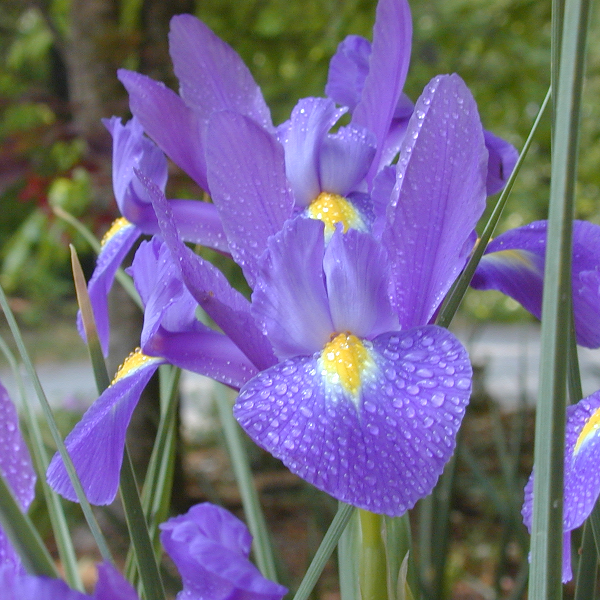
%> input picture DIPUM2E_International_Original_Book_Images/DIPUM2E_International_Original_Book_Images/DIPUM2E_International_Ed_CH06_Images/Fig0604(a).tif, 600 x 600 px
$ octave e5_4.m   (GNU Octave 9; MATLAB toolbox functions it lacks are replaced by stand-ins)
%> lines starting %> are read from the running program, lines starting %| are printed output that depends on the picture
clc,clear,close all;
f = imread('Fig0604(a).tif');
%> f is the input picture: size 600x600x3 uint8; mean R, G, B 115.1, 105.9, 137
fp = padarray(f, [40 40], 255, 'both');
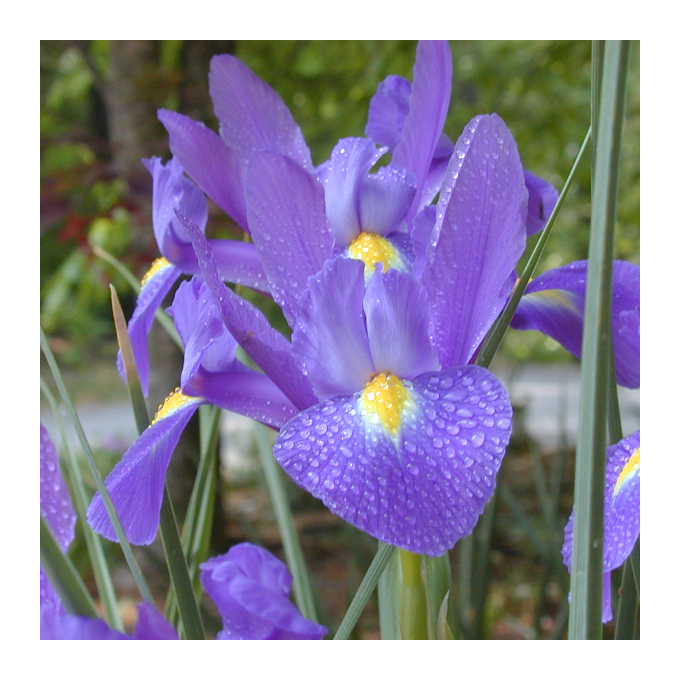
%> fp: size 680x680x3 uint8; mean R, G, B 146.1, 138.9, 163.2
fp = padarray(fp, [4 4], 230, 'both');
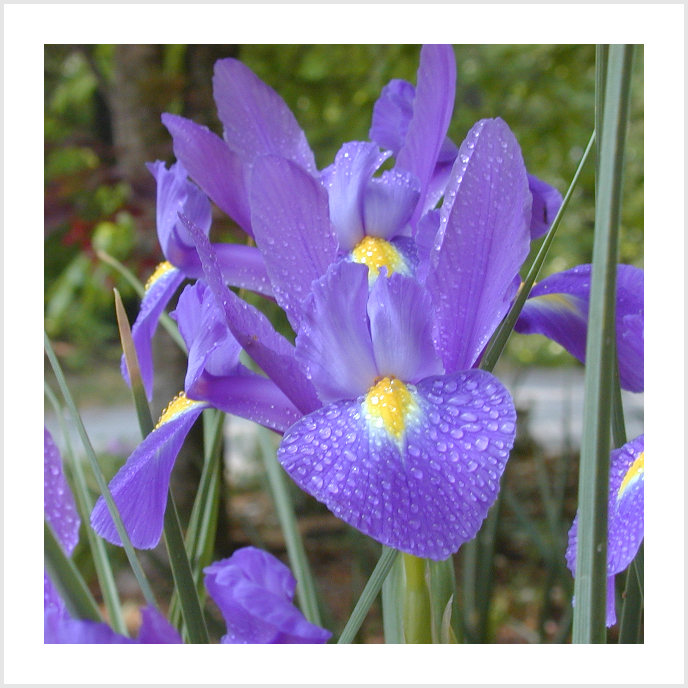
%> fp: size 688x688x3 uint8; mean R, G, B 148, 141, 164.7
figure
subplot(121),imshow(fp)
%> (the run ends here)
